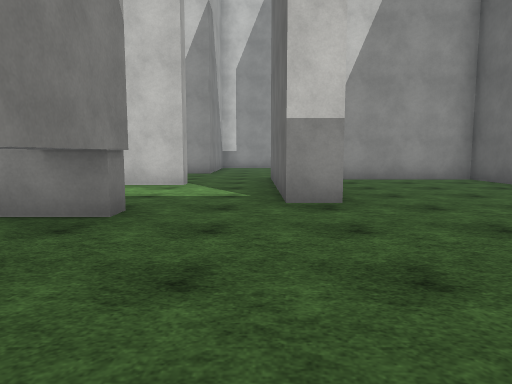
View 1 (above)

16 first-person views from a walk through a scene from a Unity 3-D project. The camera is 1.3 m above the floor, tilts 6° down and sees 70° across. The floor is counted in squares, 2 m on a side. Each view is taken from the middle of a square. On the plan, view 1 faces up. The plan holds only what a view shows up to about 11 squares ahead; the rest is blank. The place goes on beyond the plan. The player character is not drawn. Surface patterns are stand-ins for the level's own textures.

View 2
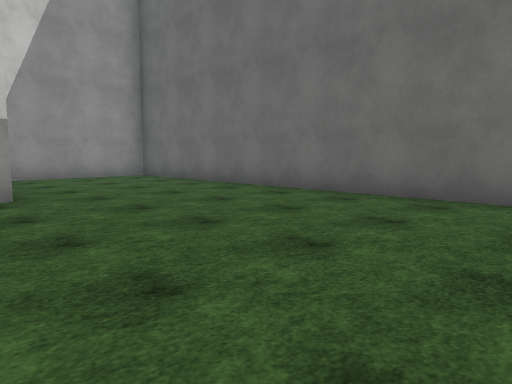

View 3
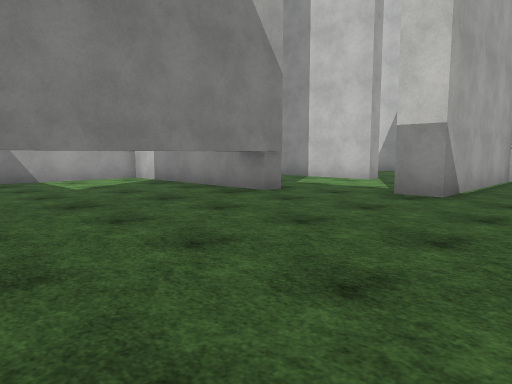

View 4
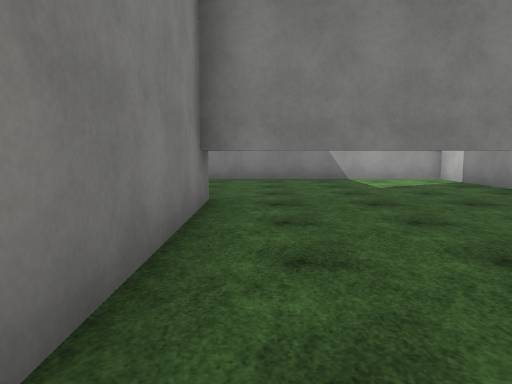

View 5
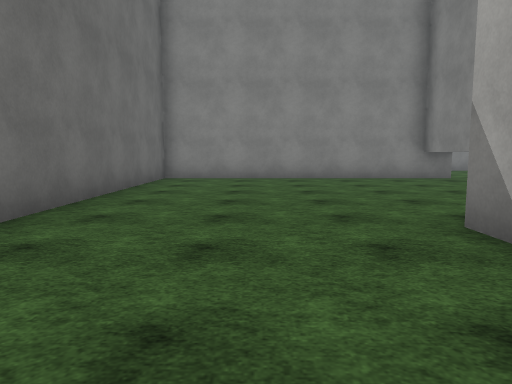

View 6
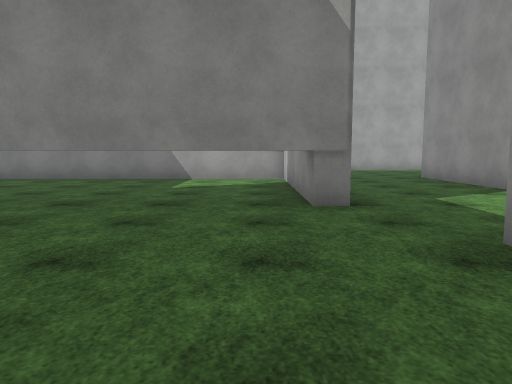

View 7
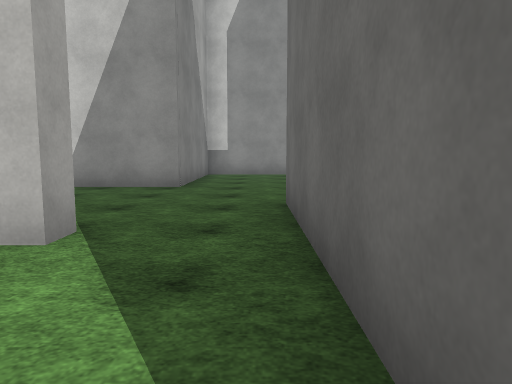

View 8
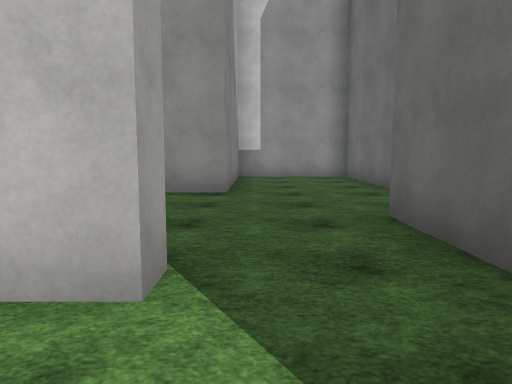

View 9
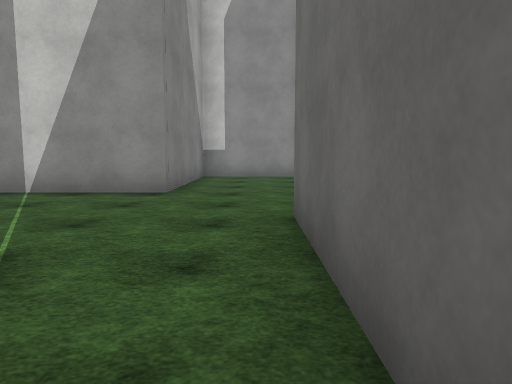

View 10
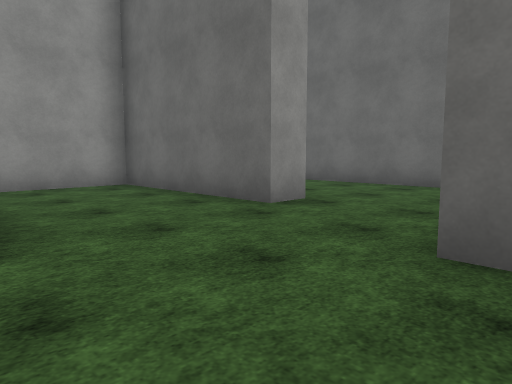

View 11
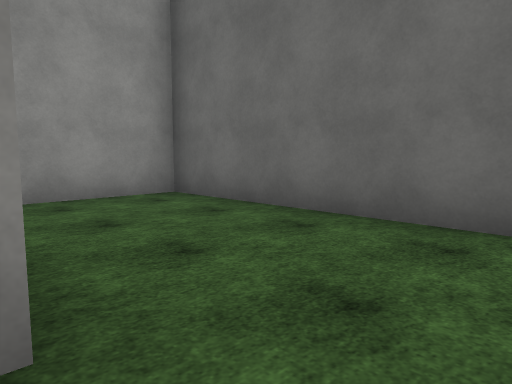

View 12
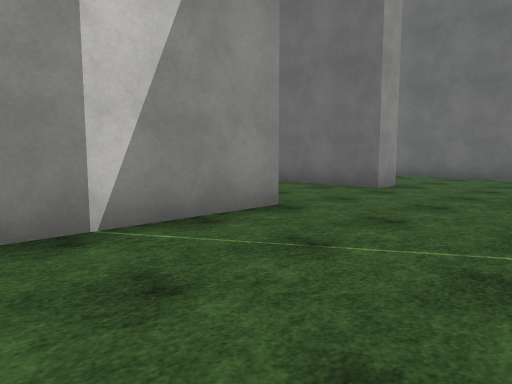

View 13
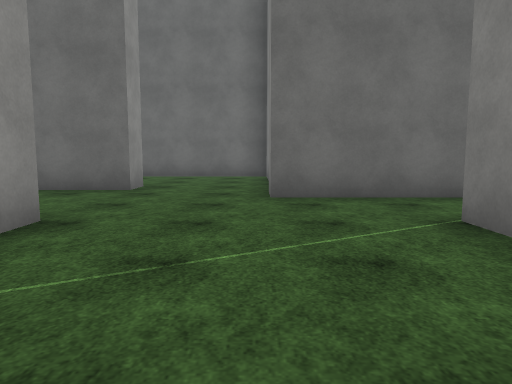

View 14
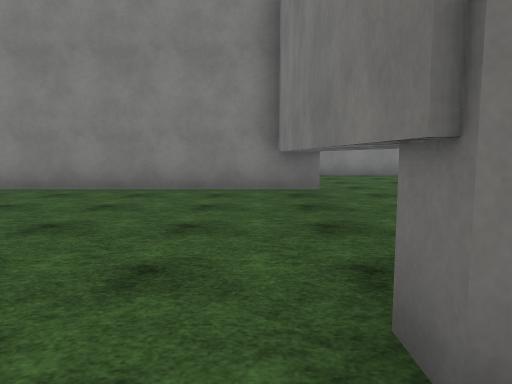

View 15
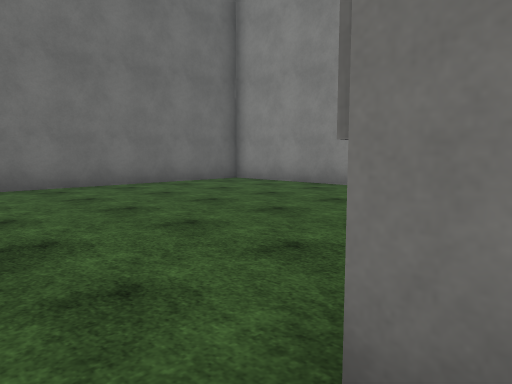

View 16
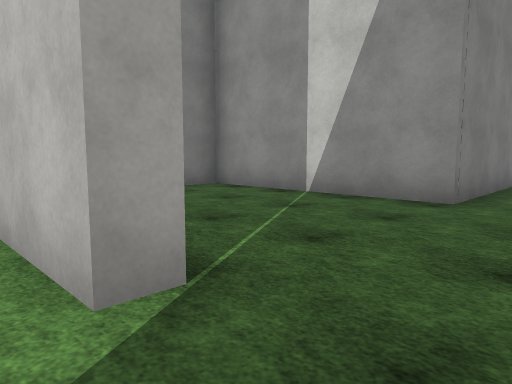

### Floor plan
Key: @ floor where view 1 was taken; # wall or solid block; . floor; T thing the floor can be seen under or through.
Columns run from 5 left of view 1 to 6 right of it. Each row starts with its distance up from view 1.
 16    #########
 15    #...#...#
 14    #...#...#
 13    #...#...#
 12 ####.......#
 11 ...........#
 10 ......######
  9 ......#....#
  8 ####..#....#
  7 ......#....#
  6 ......#....#
  5 ......#....#
  4 ####.......#
  3 ...T.......#
  2 ...T.......#
  1 ...T.......#
  0 ...T.@.....#
 -1 ...T......##
 -2 ...########
 -3 ...
 -4  ..
 -5 ...
 -6 ###

Where each view was taken, in squares from view 1:
view 1: 0 up, 0 right, facing up
view 2: 1 down, 0 right, facing up-right
view 3: 1 down, 3 right, facing up-left
view 4: 1 down, 3 right, facing left
view 5: 8 up, 3 right, facing down
view 6: 3 up, 3 right, facing left
view 7: 5 up, 0 right, facing up
view 8: 6 up, 1 left, facing up
view 9: 6 up, 0 right, facing up
view 10: 9 up, 2 left, facing up-right
view 11: 11 up, 2 right, facing up-right
view 12: 9 up, 5 left, facing up-right
view 13: 10 up, 5 left, facing right
view 14: 5 up, 1 left, facing down
view 15: 5 up, 2 left, facing down-right
view 16: 7 up, 0 right, facing up-left
